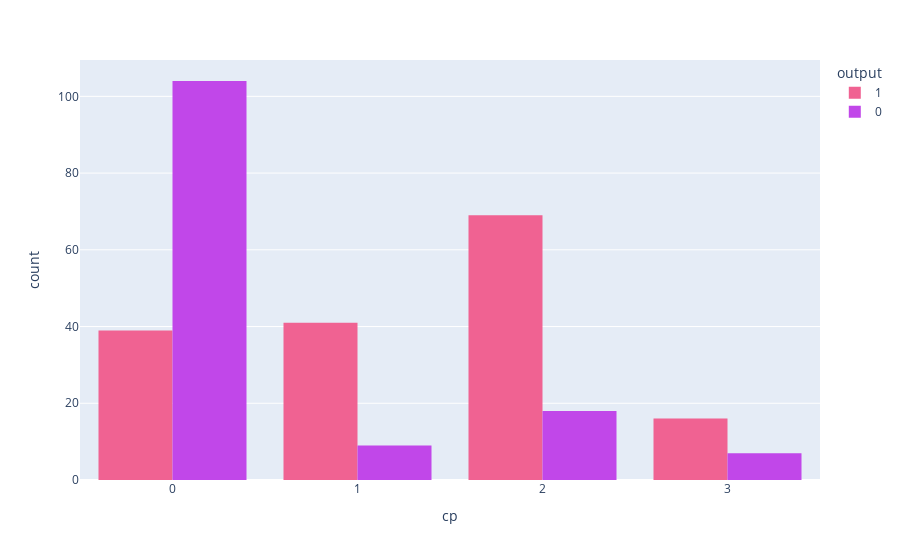

The notebook cell this image was saved under:
### Markdown cell above
Most of the patients are Asymptomatic with highest scores of 47.2%.

### Code cell
#chest pain type distribution on heart disease

x='cp'
clr='output'
cdm = {0:'#C147E9',1:'#F06292'}
labels = 'ASY', 'NAP', 'ATA', 'TA'
bar_chest_hd = px.histogram(data, x=x,color=clr, labels=labels, barmode='group', color_discrete_map=cdm)
bar_chest_hd.show()

### Figure 1 — Plotly figure (JSON) as saved in the notebook; plotly's stock layout.template omitted (floating-point values rounded to 4 significant figures; data arrays with more than 128 entries replaced by an {"elided": "..."} marker saying what was removed)
{"data": [{"alignmentgroup": "True", "bingroup": "x", "hovertemplate": "output=1<br>cp=%{x}<br>count=%{y}<extra></extra>", "legendgroup": "1", "marker": {"color": "#F06292", "pattern": {"shape": ""}}, "name": "1", "offsetgroup": "1", "orientation": "v", "showlegend": true, "type": "histogram", "x": {"elided": "165 int values"}, "xaxis": "x", "yaxis": "y"}, {"alignmentgroup": "True", "bingroup": "x", "hovertemplate": "output=0<br>cp=%{x}<br>count=%{y}<extra></extra>", "legendgroup": "0", "marker": {"color": "#C147E9", "pattern": {"shape": ""}}, "name": "0", "offsetgroup": "0", "orientation": "v", "showlegend": true, "type": "histogram", "x": {"elided": "138 int values"}, "xaxis": "x", "yaxis": "y"}], "layout": {"barmode": "group", "legend": {"title": {"text": "output"}, "tracegroupgap": 0}, "margin": {"t": 60}, "xaxis": {"anchor": "y", "domain": [0, 1], "title": {"text": "cp"}}, "yaxis": {"anchor": "x", "domain": [0, 1], "title": {"text": "count"}}}}
